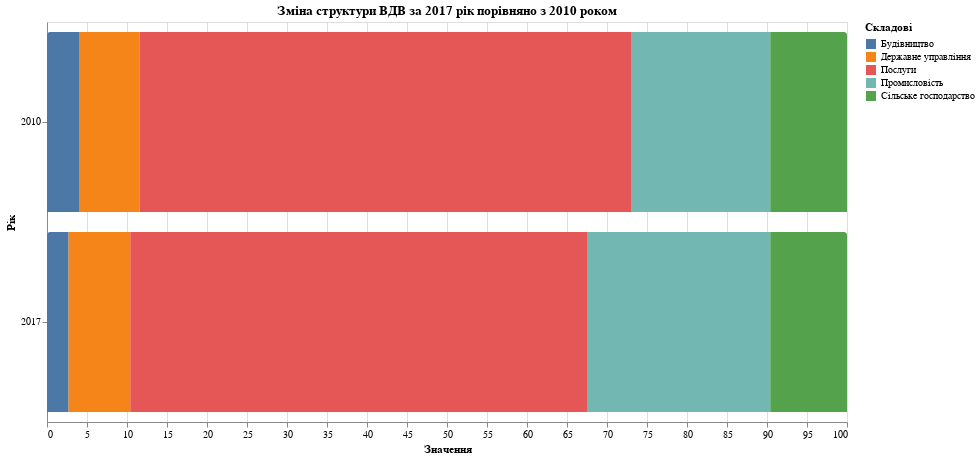

Write notebook code for a chart like this one.
### Code cell
country_list = list(df['Регіон'].unique())
input_dropdown = alt.binding_select(options=country_list)
selection = alt.selection_single(fields=['Регіон'], bind=input_dropdown, name='Region', init={'Регіон': 'Львівська'})

alt.Chart(df).mark_bar(
    cornerRadiusTopLeft  = 3,
    cornerRadiusTopRight = 3
).transform_fold(
    ['Сільське господарство', 'Промисловість', 'Будівництво', 'Послуги', 'Державне управління']
).encode(
    x = alt.X('value:Q', title='Значення'),
    y = alt.Y('Рік:N', title="Рік"),
    color = alt.Color('key:N', title='Складові'),
    tooltip = alt.Tooltip('value:Q'),
    order=alt.Order(
      'key:N',
       sort='ascending'
    )
).add_selection(
    selection
).transform_filter(
    selection
).properties(width = 800, height = 400, title='Зміна структури ВДВ за 2017 рік порівняно з 2010 роком')

### Figure 1 — Vega-Lite specification as saved in the notebook (floating-point values rounded to 4 significant figures)
{"config": {"view": {"continuousWidth": 400, "continuousHeight": 300}}, "data": {"name": "data-c4224cbc33240507b9439e01a4ffa80c"}, "mark": {"type": "bar", "cornerRadiusTopLeft": 3, "cornerRadiusTopRight": 3}, "encoding": {"color": {"type": "nominal", "field": "key", "title": "Складові"}, "order": {"type": "nominal", "field": "key", "sort": "ascending"}, "tooltip": {"type": "quantitative", "field": "value"}, "x": {"type": "quantitative", "field": "value", "title": "Значення"}, "y": {"type": "nominal", "field": "Рік", "title": "Рік"}}, "height": 400, "selection": {"Region": {"type": "single", "fields": ["Регіон"], "bind": {"input": "select", "options": ["Україна", "Вінницька", "Волинська", "Дніпропетровська", "Донецька", "Житомирська", "Закарпатська", "Запорізька", "Івано-Франківська", "Київська", "Кіровоградська", "Луганська", "Львівська", "Миколаївська", "Одеська", "Полтавська", "Рівненська", "Сумська", "Тернопільська", "Харківська", "Херсонська", "Хмельницька", "Черкаська", "Чернівецька", "Чернігівська", "м.Київ"]}, "init": {"Регіон": "Львівська"}}}, "title": "Зміна структури ВДВ за 2017 рік порівняно з 2010 роком", "transform": [{"fold": ["Сільське господарство", "Промисловість", "Будівництво", "Послуги", "Державне управління"]}, {"filter": {"selection": "Region"}}], "width": 800, "$schema": "https://vega.github.io/schema/vega-lite/v4.8.1.json", "datasets": {"data-c4224cbc33240507b9439e01a4ffa80c": [{"Сільське господарство": 8.3, "Промисловість": 25.9, "Будівництво": 3.3, "Послуги": 57.3, "Державне управління": 5.2, "Регіон": "Україна", "Рік": 2010}, {"Сільське господарство": 12.1, "Промисловість": 25.2, "Будівництво": 2.5, "Послуги": 53.7, "Державне управління": 6.5, "Регіон": "Україна", "Рік": 2017}, {"Сільське господарство": 21.6, "Промисловість": 19.3, "Будівництво": 4.1, "Послуги": 47.4, "Державне управління": 7.6, "Регіон": "Вінницька", "Рік": 2010}, {"Сільське господарство": 28.1, "Промисловість": 21.4, "Будівництво": 2.0, "Послуги": 39.8, "Державне управління": 8.7, "Регіон": "Вінницька", "Рік": 2017}, {"Сільське господарство": 16.9, "Промисловість": 15.6, "Будівництво": 3.2, "Послуги": 57.7, "Державне управління": 6.6, "Регіон": "Волинська", "Рік": 2010}, {"Сільське господарство": 17.2, "Промисловість": 15.4, "Будівництво": 2.1, "Послуги": 57.7, "Державне управління": 7.6, "Регіон": "Волинська", "Рік": 2017}, {"Сільське господарство": 4.7, "Промисловість": 47.7, "Будівництво": 1.8, "Послуги": 43.1, "Державне управління": 2.7, "Регіон": "Дніпропетровська", "Рік": 2010}, {"Сільське господарство": 7.3, "Промисловість": 48.2, "Будівництво": 1.8, "Послуги": 38.4, "Державне управління": 4.3, "Регіон": "Дніпропетровська", "Рік": 2017}, {"Сільське господарство": 3.8, "Промисловість": 45.8, "Будівництво": 3.3, "Послуги": 44.4, "Державне управління": 2.7, "Регіон": "Донецька", "Рік": 2010}, {"Сільське господарство": 7.2, "Промисловість": 49.9, "Будівництво": 1.7, "Послуги": 35.0, "Державне управління": 6.2, "Регіон": "Донецька", "Рік": 2017}, {"Сільське господарство": 16.3, "Промисловість": 21.5, "Будівництво": 2.9, "Послуги": 50.0, "Державне управління": 9.3, "Регіон": "Житомирська", "Рік": 2010}, {"Сільське господарство": 23.5, "Промисловість": 19.0, "Будівництво": 1.5, "Послуги": 43.8, "Державне управління": 12.2, "Регіон": "Житомирська", "Рік": 2017}, {"Сільське господарство": 13.4, "Промисловість": 19.0, "Будівництво": 3.8, "Послуги": 56.6, "Державне управління": 7.2, "Регіон": "Закарпатська", "Рік": 2010}, {"Сільське господарство": 15.2, "Промисловість": 15.1, "Будівництво": 3.1, "Послуги": 57.4, "Державне управління": 9.2, "Регіон": "Закарпатська", "Рік": 2017}, {"Сільське господарство": 9.0, "Промисловість": 38.6, "Будівництво": 2.0, "Послуги": 45.7, "Державне управління": 4.7, "Регіон": "Запорізька", "Рік": 2010}, {"Сільське господарство": 12.0, "Промисловість": 42.4, "Будівництво": 1.2, "Послуги": 38.7, "Державне управління": 5.7, "Регіон": "Запорізька", "Рік": 2017}, {"Сільське господарство": 12.7, "Промисловість": 24.1, "Будівництво": 4.3, "Послуги": 52.7, "Державне управління": 6.2, "Регіон": "Івано-Франківська", "Рік": 2010}, {"Сільське господарство": 14.4, "Промисловість": 28.0, "Будівництво": 4.5, "Послуги": 46.7, "Державне управління": 6.4, "Регіон": "Івано-Франківська", "Рік": 2017}, {"Сільське господарство": 13.5, "Промисловість": 18.2, "Будівництво": 5.0, "Послуги": 56.0, "Державне управління": 7.3, "Регіон": "Київська", "Рік": 2010}, {"Сільське господарство": 14.3, "Промисловість": 21.5, "Будівництво": 4.2, "Послуги": 48.7, "Державне управління": 11.3, "Регіон": "Київська", "Рік": 2017}, {"Сільське господарство": 19.8, "Промисловість": 22.8, "Будівництво": 2.3, "Послуги": 47.5, "Державне управління": 7.6, "Регіон": "Кіровоградська", "Рік": 2010}, {"Сільське господарство": 31.3, "Промисловість": 19.1, "Будівництво": 1.2, "Послуги": 39.5, "Державне управління": 8.9, "Регіон": "Кіровоградська", "Рік": 2017}, {"Сільське господарство": 5.0, "Промисловість": 51.0, "Будівництво": 1.7, "Послуги": 37.3, "Державне управління": 5.0, "Регіон": "Луганська", "Рік": 2010}, {"Сільське господарство": 21.3, "Промисловість": 23.1, "Будівництво": 1.0, "Послуги": 39.1, "Державне управління": 15.5, "Регіон": "Луганська", "Рік": 2017}, {"Сільське господарство": 9.6, "Промисловість": 17.4, "Будівництво": 4.0, "Послуги": 61.4, "Державне управління": 7.6, "Регіон": "Львівська", "Рік": 2010}, {"Сільське господарство": 9.6, "Промисловість": 22.9, "Будівництво": 2.7, "Послуги": 57.1, "Державне управління": 7.7, "Регіон": "Львівська", "Рік": 2017}, {"Сільське господарство": 15.9, "Промисловість": 22.8, "Будівництво": 3.3, "Послуги": 52.2, "Державне управління": 5.8, "Регіон": "Миколаївська", "Рік": 2010}, {"Сільське господарство": 21.9, "Промисловість": 21.1, "Будівництво": 1.6, "Послуги": 45.4, "Державне управління": 10.0, "Регіон": "Миколаївська", "Рік": 2017}, {"Сільське господарство": 7.7, "Промисловість": 14.8, "Будівництво": 3.1, "Послуги": 68.5, "Державне управління": 5.9, "Регіон": "Одеська", "Рік": 2010}, {"Сільське господарство": 11.5, "Промисловість": 12.5, "Будівництво": 4.6, "Послуги": 63.8, "Державне управління": 7.6, "Регіон": "Одеська", "Рік": 2017}, {"Сільське господарство": 12.9, "Промисловість": 42.4, "Будівництво": 2.7, "Послуги": 38.1, "Державне управління": 3.9, "Регіон": "Полтавська", "Рік": 2010}, {"Сільське господарство": 14.3, "Промисловість": 54.1, "Будівництво": 1.4, "Послуги": 26.1, "Державне управління": 4.1, "Регіон": "Полтавська", "Рік": 2017}, {"Сільське господарство": 15.9, "Промисловість": 26.5, "Будівництво": 4.4, "Послуги": 46.8, "Державне управління": 6.4, "Регіон": "Рівненська", "Рік": 2010}, {"Сільське господарство": 19.9, "Промисловість": 24.5, "Будівництво": 2.4, "Послуги": 44.8, "Державне управління": 8.4, "Регіон": "Рівненська", "Рік": 2017}, {"Сільське господарство": 13.5, "Промисловість": 31.8, "Будівництво": 2.1, "Послуги": 45.4, "Державне управління": 7.2, "Регіон": "Сумська", "Рік": 2010}, {"Сільське господарство": 26.1, "Промисловість": 22.5, "Будівництво": 1.1, "Послуги": 39.9, "Державне управління": 10.4, "Регіон": "Сумська", "Рік": 2017}, {"Сільське господарство": 19.4, "Промисловість": 14.4, "Будівництво": 3.9, "Послуги": 54.4, "Державне управління": 7.9, "Регіон": "Тернопільська", "Рік": 2010}, {"Сільське господарство": 28.1, "Промисловість": 14.2, "Будівництво": 1.7, "Послуги": 48.6, "Державне управління": 7.4, "Регіон": "Тернопільська", "Рік": 2017}, {"Сільське господарство": 6.4, "Промисловість": 21.4, "Будівництво": 3.9, "Послуги": 63.7, "Державне управління": 4.6, "Регіон": "Харківська", "Рік": 2010}, {"Сільське господарство": 11.1, "Промисловість": 31.0, "Будівництво": 2.6, "Послуги": 49.3, "Державне управління": 6.0, "Регіон": "Харківська", "Рік": 2017}, {"Сільське господарство": 23.7, "Промисловість": 16.5, "Будівництво": 2.3, "Послуги": 50.4, "Державне управління": 7.1, "Регіон": "Херсонська", "Рік": 2010}, {"Сільське господарство": 33.0, "Промисловість": 15.1, "Будівництво": 1.2, "Послуги": 42.3, "Державне управління": 8.4, "Регіон": "Херсонська", "Рік": 2017}, {"Сільське господарство": 18.4, "Промисловість": 19.4, "Будівництво": 3.5, "Послуги": 50.2, "Державне управління": 8.5, "Регіон": "Хмельницька", "Рік": 2010}, {"Сільське господарство": 31.1, "Промисловість": 17.5, "Будівництво": 1.9, "Послуги": 40.6, "Державне управління": 8.9, "Регіон": "Хмельницька", "Рік": 2017}, {"Сільське господарство": 19.6, "Промисловість": 25.9, "Будівництво": 2.7, "Послуги": 45.4, "Державне управління": 6.4, "Регіон": "Черкаська", "Рік": 2010}, {"Сільське господарство": 21.8, "Промисловість": 25.2, "Будівництво": 1.3, "Послуги": 45.6, "Державне управління": 6.1, "Регіон": "Черкаська", "Рік": 2017}, {"Сільське господарство": 18.7, "Промисловість": 11.9, "Будівництво": 5.3, "Послуги": 54.4, "Державне управління": 9.7, "Регіон": "Чернівецька", "Рік": 2010}, {"Сільське господарство": 22.3, "Промисловість": 10.7, "Будівництво": 3.1, "Послуги": 54.8, "Державне управління": 9.1, "Регіон": "Чернівецька", "Рік": 2017}, {"Сільське господарство": 18.3, "Промисловість": 21.6, "Будівництво": 2.0, "Послуги": 48.5, "Державне управління": 9.6, "Регіон": "Чернігівська", "Рік": 2010}, {"Сільське господарство": 28.2, "Промисловість": 20.5, "Будівництво": 1.1, "Послуги": 39.6, "Державне управління": 10.6, "Регіон": "Чернігівська", "Рік": 2017}, {"Сільське господарство": 0.0, "Промисловість": 6.2, "Будівництво": 3.6, "Послуги": 86.2, "Державне управління": 4.0, "Регіон": "м.Київ", "Рік": 2010}, {"Сільське господарство": 0.0, "Промисловість": 10.1, "Будівництво": 3.5, "Послуги": 82.8, "Державне управління": 3.6, "Регіон": "м.Київ", "Рік": 2017}]}}
